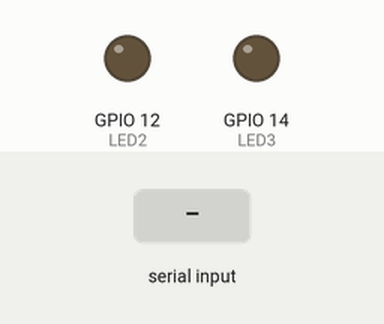
Simulated run of this sketch. Board: ESP32. Shown: output pins drawn as LEDs (lit = HIGH). Dashed ring = blinking. The inputs (shaded band) are chosen by the test bench. Nothing arrives over Bluetooth unless stated; what the sketch prints to the serial monitor is not drawn.

Above: at 1.2 s.
1.3 s: "1" received over the second serial link
At 1.7 s:
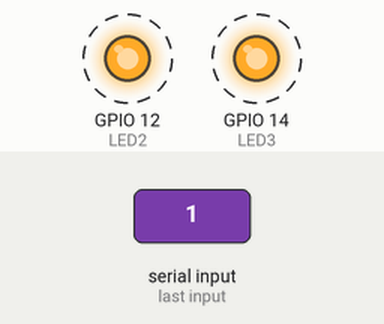
4.3 s: "0" received over the second serial link
At 4.8 s:
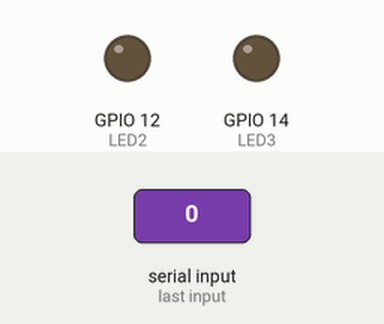
Timing chart, 0 to 7.3 s (numbered marks = the images above; inputs shaded):
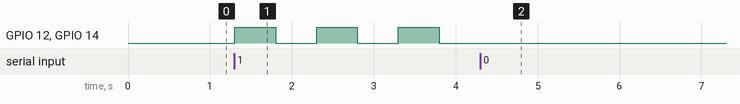

The sketch:

esp32_led_bluetooth.ino
```cpp
#include <BluetoothSerial.h>

// Definisikan pin untuk LED
#define LED2 12 // GPIO 12 untuk LED 2
#define LED3 14 // GPIO 14 untuk LED 3
#define BLINK_DELAY 500 // Masa kelip (ms)

// Inisialisasi Bluetooth Serial
BluetoothSerial SerialBT;

void setup() {
  // Inisialisasi pin LED sebagai output
  pinMode(LED2, OUTPUT);
  pinMode(LED3, OUTPUT);

  // Matikan semua LED saat startup
  digitalWrite(LED2, LOW);
  digitalWrite(LED3, LOW);

  // Inisialisasi Bluetooth dengan nama perangkat
  SerialBT.begin("ESP32_LED_Control"); // Nama Bluetooth perangkat
  Serial.begin(115200); // Untuk debugging
  Serial.println("Bluetooth siap, sambungkan ke ESP32_LED_Control");
}

void loop() {
  static bool ledState = false; // Status LED (hidup/mati)

  // Periksa jika ada data Bluetooth masuk
  if (SerialBT.available()) {
    char command = SerialBT.read();

    // Perintah '1' untuk menghidupkan LED (berkelip)
    if (command == '1') {
      ledState = true;
      SerialBT.println("LED ON (Berkelip)");
    }
    // Perintah '0' untuk mematikan LED
    else if (command == '0') {
      ledState = false;
      digitalWrite(LED2, LOW);
      digitalWrite(LED3, LOW);
      SerialBT.println("LED OFF");
    }
  }

  // Jika LED dalam keadaan ON, lakukan kelip
  if (ledState) {
    digitalWrite(LED2, HIGH);
    digitalWrite(LED3, HIGH);
    delay(BLINK_DELAY);
    digitalWrite(LED2, LOW);
    digitalWrite(LED3, LOW);
    delay(BLINK_DELAY);
  }
}
```

Measured:
- after the input at 1.3 s, GPIO 12 (LED2), GPIO 14 (LED3): alternates HIGH for 0.50 s and LOW for 0.50 s, starting at once
- after the input at 4.3 s, GPIO 12 (LED2), GPIO 14 (LED3): stops changing and stays LOW
